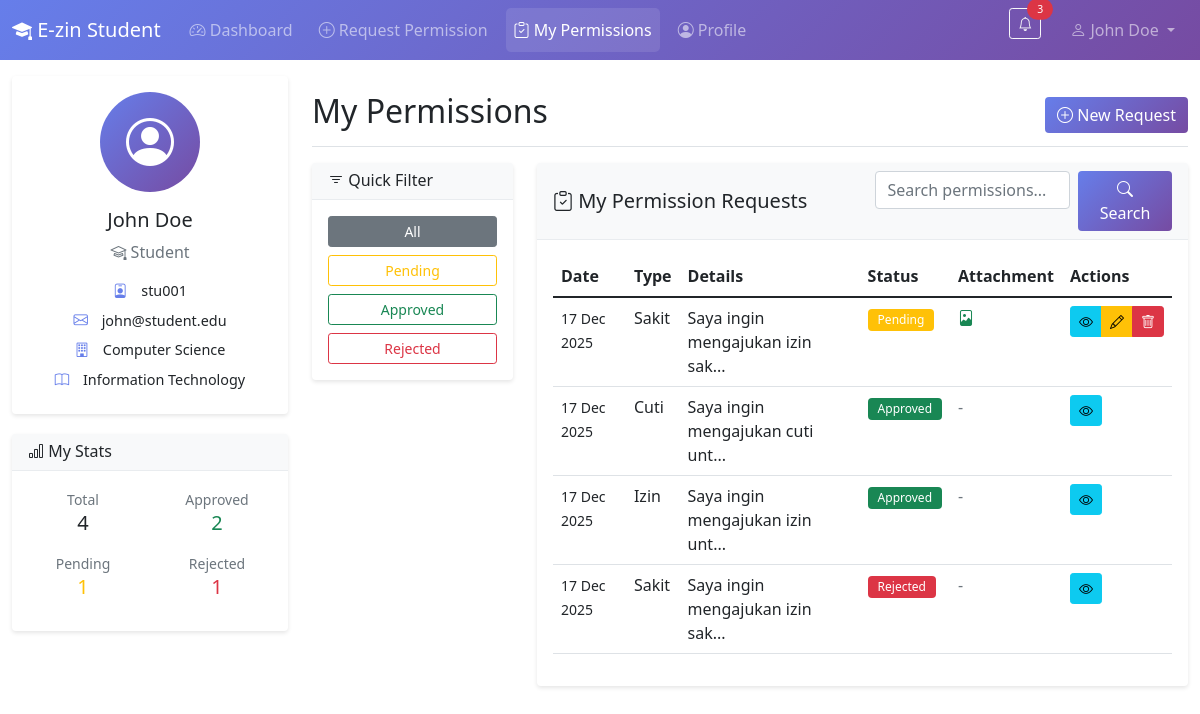
/student/my_permissions.php (signed in), run on an earlier commit of the app's database.
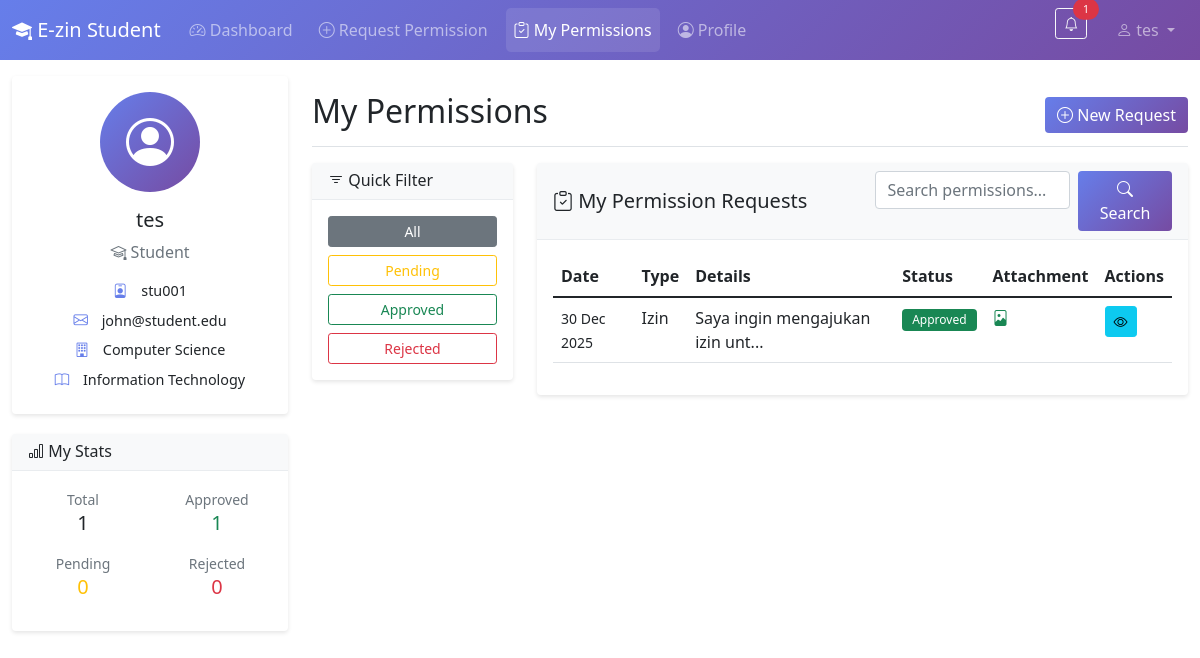
And on a later commit of the database.
### tables this page shows
CREATE TABLE `employees` (
  `id` int(11) NOT NULL,
  `user_id` varchar(50) DEFAULT NULL,
  `name` varchar(100) DEFAULT NULL,
  `email` varchar(100) DEFAULT NULL,
  `subject` varchar(255) DEFAULT NULL,
  `role` enum('lecturer','staff','student') DEFAULT NULL,
  `phone` varchar(20) DEFAULT NULL,
  `department` varchar(100) DEFAULT NULL,
  `status` enum('active','inactive') DEFAULT 'active',
  `created_at` timestamp NOT NULL DEFAULT current_timestamp()
);

CREATE TABLE `permissions` (
  `id` int(11) NOT NULL,
  `user_id` varchar(50) DEFAULT NULL,
  `lecturer_id` varchar(50) DEFAULT NULL,
  `name` varchar(100) DEFAULT NULL,
  `role` enum('lecturer','staff','student') DEFAULT NULL,
  `permission_type` varchar(100) DEFAULT NULL,
  `detail_permission` text DEFAULT NULL,
  `status` enum('pending','approved','rejected') DEFAULT 'pending',
  `created_at` timestamp NOT NULL DEFAULT current_timestamp(),
  `start_date` date DEFAULT NULL,
  `end_date` date DEFAULT NULL,
  `attachment_file` varchar(255) DEFAULT NULL,
  `file_type` varchar(50) DEFAULT NULL,
  `file_size` int(11) DEFAULT NULL
);

### student/my_permissions.php (the view, shortened to what the changed rows need)
<?php
require_once 'includes/header.php';
require_once '../config/database.php';
$query = "SELECT * FROM permissions WHERE user_id = ?";
$params = [$_SESSION['user_id']];
$query .= " ORDER BY created_at DESC";
$stmt = $pdo->prepare($query);
$stmt->execute($params);
$permissions = $stmt->fetchAll();
?>
<div class="d-flex justify-content-between flex-wrap flex-md-nowrap align-items-center pt-3 pb-2 mb-3 border-bottom">
    <h1 class="h2">My Permissions</h1>
</div>
<div class="row">
    <div class="col-md-9">
        <div class="card">
            <div class="card-body">
                <?php if(count($permissions) > 0): ?>
                    <div class="table-responsive">
                        <table class="table table-hover">
                            <thead>
                                <tr>
                                    <th>Date</th>
                                    <th>Type</th>
                                    <th>Details</th>
                                    <th>Status</th>
                                    <th>Attachment</th>
                                    <th>Actions</th>
                                </tr>
                            </thead>
                            <tbody>
                                <?php foreach($permissions as $perm): ?>
                                <tr>
                                    <td>
                                        <small><?php echo date('d M Y', strtotime($perm['created_at'])); ?></small>
                                    </td>
                                    <td>
                                        <?php echo htmlspecialchars($perm['permission_type']); ?>
                                    </td>
                                    <td>
                                        <?php
                                        $detail = $perm['detail_permission'];
                                        echo strlen($detail) > 30 ? substr($detail, 0, 30) . '...' : $detail;
                                        ?>
                                    </td>
                                    <td>
                                        <span class="badge bg-<?php
                                            echo $perm['status'] == 'approved' ? 'success' :
                                                   ($perm['status'] == 'rejected' ? 'danger' : 'warning');
                                        ?>">
                                            <?php echo ucfirst($perm['status']); ?>
                                        </span>
                                    </td>
                                    <td>
                                        <?php if(!empty($perm['attachment_file'])): ?>
                                            <?php
                                            $file_ext = pathinfo($perm['attachment_file'], PATHINFO_EXTENSION);
                                            $is_image = in_array(strtolower($file_ext), ['jpg', 'jpeg', 'png', 'gif']);
                                            ?>
                                            <?php if($is_image): ?>
                                                <i class="bi bi-file-image text-success"></i>
                                            <?php else: ?>
                                                <i class="bi bi-paperclip text-primary"></i>
                                            <?php endif; ?>
                                        <?php else: ?>
                                            <span class="text-muted">-</span>
                                        <?php endif; ?>
                                    </td>
                                    <td>
                                        <div class="btn-group btn-group-sm">
                                            <button type="button" class="btn btn-info" data-bs-toggle="modal"
                                                    data-bs-target="#viewModal<?php echo $perm['id']; ?>">
                                                <i class="bi bi-eye"></i>
                                            </button>
                                            <?php if($perm['status'] == 'pending'): ?>
                                                <button type="button" class="btn btn-warning" data-bs-toggle="modal"
                                                        data-bs-target="#editModal<?php echo $perm['id']; ?>">
                                                    <i class="bi bi-pencil"></i>
                                                </button>
                                            <?php endif; ?>
                                            <?php if($perm['status'] == 'pending'): ?>
                                                <button type="button" class="btn btn-danger"
                                                        onclick="confirmDelete(<?php echo $perm['id']; ?>, '<?php echo htmlspecialchars($perm['permission_type']); ?>')">
                                                    <i class="bi bi-trash"></i>
                                                </button>
                                            <?php endif; ?>
                                        </div>
                                    </td>
                                </tr>
                                <?php endforeach; ?>
                            </tbody>
                        </table>
                    </div>
                <?php endif; ?>
            </div>
        </div>
    </div>
</div>
<?php require_once 'includes/footer.php'; ?>

### student/includes/header.php (shortened to what the changed rows need)
<?php
require_once '../config/database.php';
$stmt = $pdo->prepare("SELECT * FROM employees WHERE user_id = ?");
$stmt->execute([$_SESSION['user_id']]);
$student = $stmt->fetch();
$notif_stmt = $pdo->prepare("SELECT id, permission_type, status, created_at AS updated_at FROM permissions
                             WHERE user_id = ? AND status IN ('approved', 'rejected')
                             ORDER BY created_at DESC LIMIT 5");
$notif_stmt->execute([$_SESSION['user_id']]);
$recent_updates = $notif_stmt->fetchAll();
?>
<!DOCTYPE html>
<html lang="id">
<head>
    <link href="https://cdn.jsdelivr.net/npm/bootstrap@5.1.3/dist/css/bootstrap.min.css" rel="stylesheet">
    <link rel="stylesheet" href="https://cdn.jsdelivr.net/npm/bootstrap-icons@1.8.1/font/bootstrap-icons.css">
    <link rel="stylesheet" href="css/student-style.css">
</head>
<body>
    <nav class="navbar navbar-expand-lg navbar-dark student-navbar">
        <div class="container-fluid">
            <div class="collapse navbar-collapse" id="studentNavbar">
                <div class="navbar-nav">
                    <div class="nav-item dropdown me-3">
                        <button class="btn btn-outline-light btn-sm position-relative"
                                type="button" data-bs-toggle="dropdown" id="notifBell">
                            <i class="bi bi-bell"></i>
                            <?php
                            $unread_count = 0;
                            foreach($recent_updates as $update) {
                                $unread_count++;
                            }
                            if ($unread_count > 0):
                            ?>
                                <span class="position-absolute top-0 start-100 translate-middle badge rounded-pill bg-danger">
                                    <?php echo $unread_count; ?>
                                </span>
                            <?php endif; ?>
                        </button>
                    </div>
                    <div class="nav-item dropdown">
                        <a class="nav-link dropdown-toggle" href="#" id="userDropdown" data-bs-toggle="dropdown">
                            <i class="bi bi-person"></i> <?php echo $_SESSION['name']; ?>
                        </a>
                    </div>
                </div>
            </div>
        </div>
    </nav>
    <div class="container-fluid mt-3">
        <div class="row">
            <div class="col-md-3 mb-3">
                <div class="card student-info-card">
                    <div class="card-body text-center">
                        <div class="student-avatar mb-3">
                            <i class="bi bi-person-circle"></i>
                        </div>
                        <h5 class="card-title"><?php echo $student['name']; ?></h5>
                        <p class="card-text text-muted">
                            <i class="bi bi-mortarboard"></i> Student
                        </p>
                        <div class="student-details">
                            <p><i class="bi bi-person-badge"></i> <?php echo $student['user_id']; ?></p>
                            <p><i class="bi bi-envelope"></i> <?php echo $student['email']; ?></p>
                            <?php if(!empty($student['department'])): ?>
                                <p><i class="bi bi-building"></i> <?php echo $student['department']; ?></p>
                            <?php endif; ?>
                            <?php if(!empty($student['subject'])): ?>
                                <p><i class="bi bi-book"></i> <?php echo $student['subject']; ?></p>
                            <?php endif; ?>
                        </div>
                    </div>
                </div>
                <div class="card mt-3">
                    <div class="card-body">
                        <?php
                        $statsStmt = $pdo->prepare("SELECT
                            (SELECT COUNT(*) FROM permissions WHERE user_id = ?) as total,
                            (SELECT COUNT(*) FROM permissions WHERE user_id = ? AND status = 'approved') as approved,
                            (SELECT COUNT(*) FROM permissions WHERE user_id = ? AND status = 'pending') as pending,
                            (SELECT COUNT(*) FROM permissions WHERE user_id = ? AND status = 'rejected') as rejected");
                        $statsStmt->execute([$_SESSION['user_id'], $_SESSION['user_id'], $_SESSION['user_id'], $_SESSION['user_id']]);
                        $stats = $statsStmt->fetch();
                        ?>
                        <div class="row text-center">
                            <div class="col-6 mb-2">
                                <small class="text-muted">Total</small>
                                <h5><?php echo $stats['total']; ?></h5>
                            </div>
                            <div class="col-6 mb-2">
                                <small class="text-muted">Approved</small>
                                <h5 class="text-success"><?php echo $stats['approved']; ?></h5>
                            </div>
                            <div class="col-6 mb-2">
                                <small class="text-muted">Pending</small>
                                <h5 class="text-warning"><?php echo $stats['pending']; ?></h5>
                            </div>
                            <div class="col-6 mb-2">
                                <small class="text-muted">Rejected</small>
                                <h5 class="text-danger"><?php echo $stats['rejected']; ?></h5>
                            </div>
                        </div>
                    </div>
                </div>
            </div>
            <main class="col-md-9">

What changed in the data, as far as the page shows it:
removed permissions: created_at "17 Dec 2025", permission_type "Sakit", detail_permission "Saya ingin mengajukan izin sak", status "Pending"
removed permissions: created_at "17 Dec 2025", permission_type "Cuti", detail_permission "Saya ingin mengajukan cuti unt", status "Approved"
removed permissions: created_at "17 Dec 2025", permission_type "Izin", detail_permission "Saya ingin mengajukan izin unt", status "Approved"
removed permissions: created_at "17 Dec 2025", permission_type "Sakit", detail_permission "Saya ingin mengajukan izin sak", status "Rejected"
changed employees "stu001": name "John Doe" → "tes"
added permissions: created_at "30 Dec 2025", permission_type "Izin", detail_permission "Saya ingin mengajukan izin unt", status "Approved"
Also different on the page:
$unread_count: "3" → "1"
$_SESSION['name']: "John Doe" → "tes"
$stats['total']: "4" → "1"
$stats['approved']: "2" → "1"
$stats['pending']: "1" → "0"
$stats['rejected']: "1" → "0"
